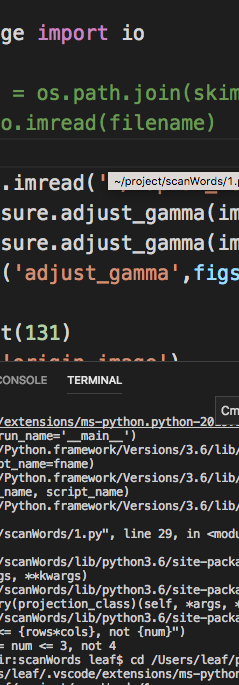
#> input picture sourceImages/WX20191218-224733.png, 239 x 685 px
$ python 2.py
#> lines starting #> are read from the running program, lines starting #| are printed output that depends on the picture
#分割图片
from PIL import Image

def cut_image(image,count):
    width, height = image.size
    item_width = int(width / count)
    item_height = int(height / count)
    box_list = []
    # (left, upper, right, lower)
    for i in range(0,count):
        for j in range(0,count):
            box = (j*item_width,i*item_height,(j+1)*item_width,(i+1)*item_height)
            box_list.append(box)
    image_list = [image.crop(box) for box in box_list]
    return image_list

#保存
def save_images(image_list):
    index = 1
    for image in image_list:
        image.save(str(index) + '.png', 'PNG')
        index += 1

if __name__ == '__main__':
    file_path = "./sourceImages/WX20191218-224733.png"  #图片保存的地址
    image = Image.open(file_path)
#> image is the input picture: PIL image 239x685 RGBA; mean R, G, B, A 53.4, 53.3, 52.6, 255

    image_list = cut_image(image,2)
#> in cut_image, `image_list = [image.crop(box) for box in box_list]`: image_list = 4 items
#> image_list = 4 items
    save_images(image_list)
#> the loop in save_images, `for image in image_list:` made 4 passes
#> pass 1, in save_images, `image.save(str(index) + '.png', 'PNG')`:
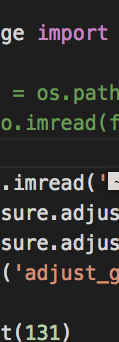
#> saved as 1.png: PIL image 119x342 RGBA; mean R, G, B, A 48.1, 47.7, 45.9, 255
#> pass 2, in save_images, `image.save(str(index) + '.png', 'PNG')`:
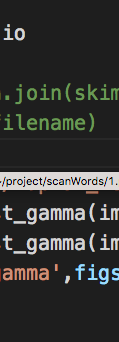
#> saved as 2.png: PIL image 119x342 RGBA; mean R, G, B, A 50.3, 51.1, 49.2, 255
#> after the loop in save_images, `for image in image_list:`: index = 5
